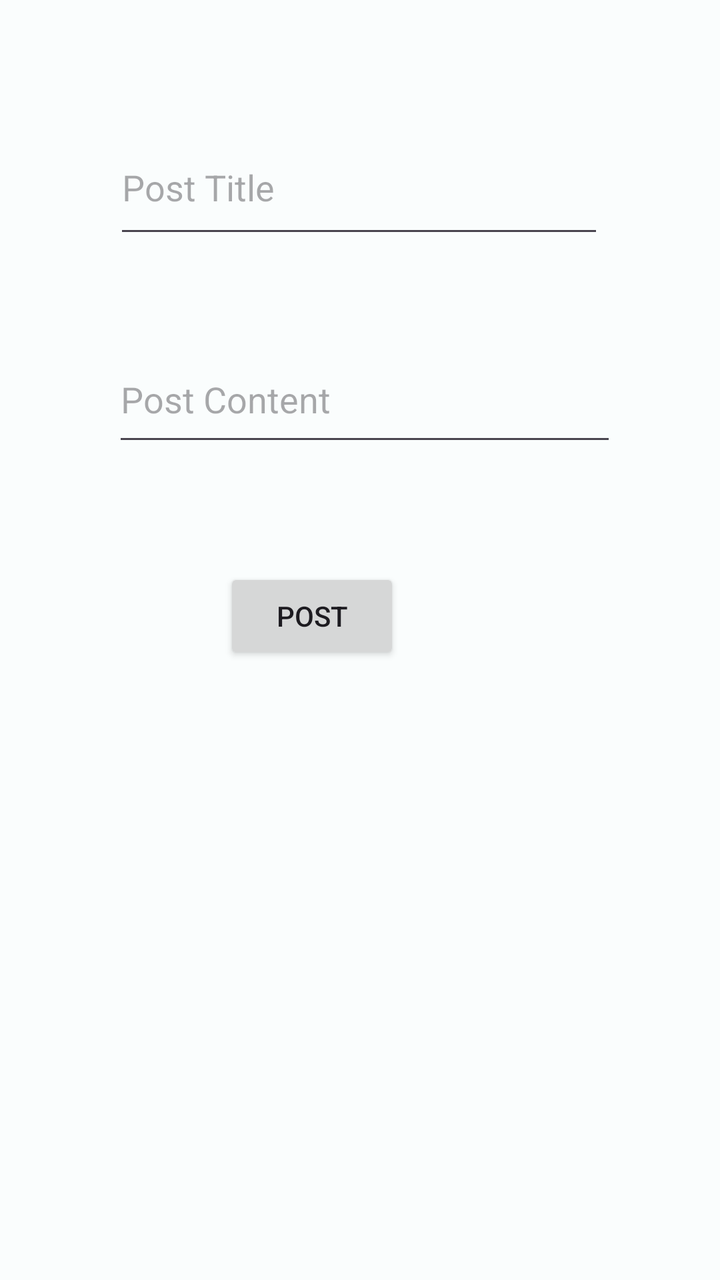
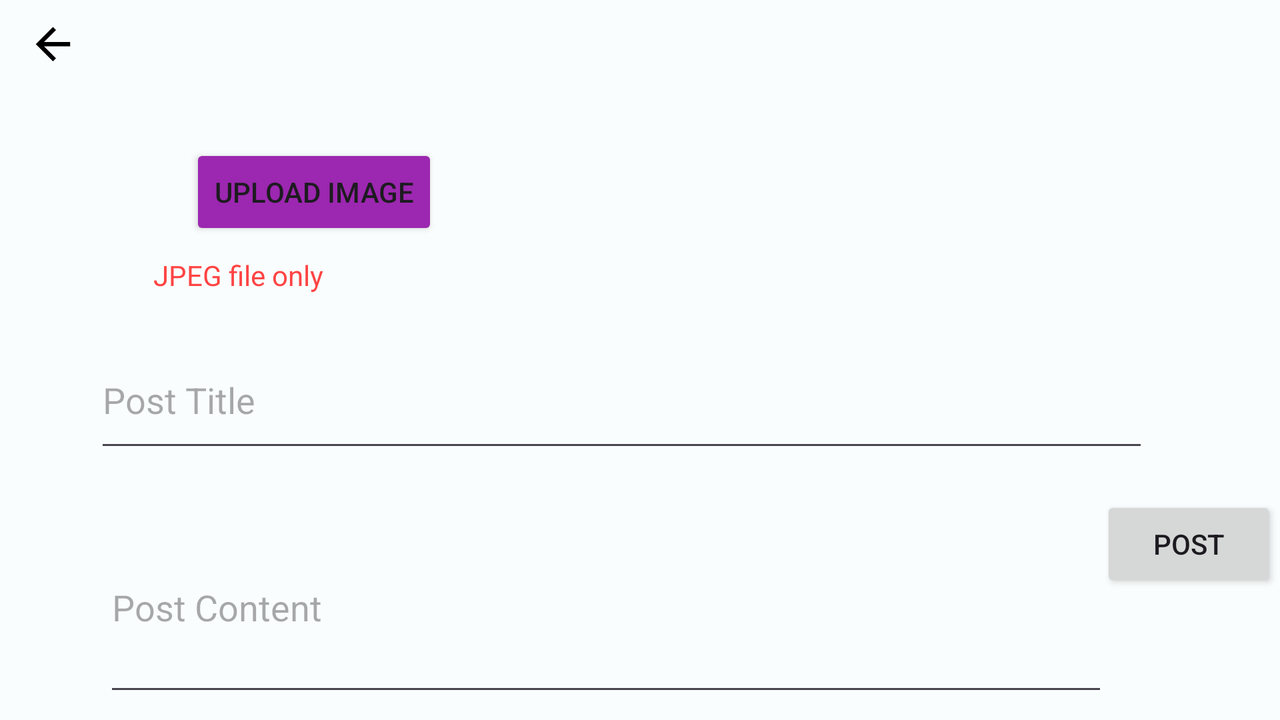

Compare how this app lays out the same screen by default and in its alternative resource folder. The renders come first, then the two layout files and the values they reference.
<!-- AndroidManifest.xml: application theme Theme.GoEV -->
<!-- res/layout/fragment_add_post_admin.xml -->
<?xml version="1.0" encoding="utf-8"?>
<layout
    xmlns:android="http://schemas.android.com/apk/res/android"
    xmlns:app="http://schemas.android.com/apk/res-auto"
    xmlns:tools="http://schemas.android.com/tools">
<androidx.constraintlayout.widget.ConstraintLayout
    tools:context=".AddPostAdmin"
    android:layout_width="match_parent"
    android:layout_height="match_parent">

    <EditText
        android:id="@+id/postTitle"
        android:layout_width="245dp"
        android:layout_height="64dp"
        android:layout_marginTop="60dp"
        android:ems="10"
        android:hint="Post Title"
        android:inputType="textCapSentences"
        app:layout_constraintEnd_toEndOf="parent"
        app:layout_constraintHorizontal_bias="0.497"
        app:layout_constraintStart_toStartOf="parent"
        app:layout_constraintTop_toTopOf="parent" />

    <EditText
        android:id="@+id/postContent"
        android:layout_width="252dp"
        android:layout_height="60dp"
        android:layout_marginTop="44dp"
        android:ems="10"
        android:hint="Post Content"
        android:inputType="textCapSentences"
        app:layout_constraintEnd_toEndOf="parent"
        app:layout_constraintHorizontal_bias="0.522"
        app:layout_constraintStart_toStartOf="parent"
        app:layout_constraintTop_toBottomOf="@+id/postTitle" />

    <Button
        android:id="@+id/postButton"
        android:layout_width="wrap_content"
        android:layout_height="wrap_content"
        android:layout_marginTop="56dp"
        android:layout_marginEnd="160dp"
        android:text="POST"
        app:layout_constraintEnd_toEndOf="parent"
        app:layout_constraintTop_toBottomOf="@+id/postContent" />
</androidx.constraintlayout.widget.ConstraintLayout>

</layout>
<!-- resources referenced by this layout -->
<resources>
  <style name="Theme.GoEV" parent="Base.Theme.GoEV" />
  <style name="Base.Theme.GoEV" parent="Theme.Material3.DayNight.NoActionBar">
          <item name="colorPrimary">@color/md_theme_light_primary</item>
          <item name="colorOnPrimary">@color/md_theme_light_onPrimary</item>
          <item name="colorPrimaryContainer">@color/md_theme_light_primaryContainer</item>
          <item name="colorOnPrimaryContainer">@color/md_theme_light_onPrimaryContainer</item>
          <item name="colorSecondary">@color/md_theme_light_secondary</item>
          <item name="colorOnSecondary">@color/md_theme_light_onSecondary</item>
          <item name="colorSecondaryContainer">@color/md_theme_light_secondaryContainer</item>
          <item name="colorOnSecondaryContainer">@color/md_theme_light_onSecondaryContainer</item>
          <item name="colorTertiary">@color/md_theme_light_tertiary</item>
          <item name="colorOnTertiary">@color/md_theme_light_onTertiary</item>
          <item name="colorTertiaryContainer">@color/md_theme_light_tertiaryContainer</item>
          <item name="colorOnTertiaryContainer">@color/md_theme_light_onTertiaryContainer</item>
          <item name="colorError">@color/md_theme_light_error</item>
          <item name="colorErrorContainer">@color/md_theme_light_errorContainer</item>
          <item name="colorOnError">@color/md_theme_light_onError</item>
          <item name="colorOnErrorContainer">@color/md_theme_light_onErrorContainer</item>
          <item name="android:colorBackground">@color/md_theme_light_background</item>
          <item name="colorOnBackground">@color/md_theme_light_onBackground</item>
          <item name="colorSurface">@color/md_theme_light_surface</item>
          <item name="colorOnSurface">@color/md_theme_light_onSurface</item>
          <item name="colorSurfaceVariant">@color/md_theme_light_surfaceVariant</item>
          <item name="colorOnSurfaceVariant">@color/md_theme_light_onSurfaceVariant</item>
          <item name="colorOutline">@color/md_theme_light_outline</item>
          <item name="colorOnSurfaceInverse">@color/md_theme_light_inverseOnSurface</item>
          <item name="colorSurfaceInverse">@color/md_theme_light_inverseSurface</item>
          <item name="colorPrimaryInverse">@color/md_theme_light_inversePrimary</item>
      </style>
  <color name="md_theme_light_primary">#006971</color>
  <color name="md_theme_light_onPrimary">#FFFFFF</color>
  <color name="md_theme_light_primaryContainer">#89F2FF</color>
  <color name="md_theme_light_onPrimaryContainer">#001F23</color>
  <color name="md_theme_light_secondary">#4A6366</color>
  <color name="md_theme_light_onSecondary">#FFFFFF</color>
  <color name="md_theme_light_secondaryContainer">#CDE7EB</color>
  <color name="md_theme_light_onSecondaryContainer">#051F22</color>
  <color name="md_theme_light_tertiary">#006970</color>
  <color name="md_theme_light_onTertiary">#FFFFFF</color>
  <color name="md_theme_light_tertiaryContainer">#7FF4FF</color>
  <color name="md_theme_light_onTertiaryContainer">#002022</color>
  <color name="md_theme_light_error">#BA1A1A</color>
  <color name="md_theme_light_errorContainer">#FFDAD6</color>
  <color name="md_theme_light_onError">#FFFFFF</color>
  <color name="md_theme_light_onErrorContainer">#410002</color>
  <color name="md_theme_light_background">#FAFDFD</color>
  <color name="md_theme_light_onBackground">#191C1D</color>
  <color name="md_theme_light_surface">#FAFDFD</color>
  <color name="md_theme_light_onSurface">#191C1D</color>
  <color name="md_theme_light_surfaceVariant">#DAE4E5</color>
  <color name="md_theme_light_onSurfaceVariant">#3F484A</color>
  <color name="md_theme_light_outline">#6F797A</color>
  <color name="md_theme_light_inverseOnSurface">#EFF1F1</color>
  <color name="md_theme_light_inverseSurface">#2D3131</color>
  <color name="md_theme_light_inversePrimary">#4DD8E7</color>
</resources>
<!-- res/layout-land/fragment_add_post_admin.xml (the author's variant of the layout above) -->
<!-- drawn on the phone turned sideways -->
<?xml version="1.0" encoding="utf-8"?>
<layout
    xmlns:android="http://schemas.android.com/apk/res/android"
    xmlns:app="http://schemas.android.com/apk/res-auto"
    xmlns:tools="http://schemas.android.com/tools">
<androidx.constraintlayout.widget.ConstraintLayout
    tools:context=".AddPostAdmin"
    android:layout_width="match_parent"
    android:layout_height="match_parent">


    <EditText
        android:id="@+id/postContent"
        android:layout_width="502dp"
        android:layout_height="102dp"
        android:layout_marginStart="25dp"
        android:layout_marginTop="20dp"
        android:layout_marginEnd="25dp"
        android:ems="10"
        android:hint="Post Content"
        android:inputType="textMultiLine"
        android:maxLines="5"
        app:layout_constraintEnd_toEndOf="parent"
        app:layout_constraintHorizontal_bias="0.307"
        app:layout_constraintStart_toStartOf="parent"
        app:layout_constraintTop_toBottomOf="@+id/postTitle" />

    <EditText
        android:id="@+id/postTitle"
        android:layout_width="527dp"
        android:layout_height="65dp"
        android:layout_marginStart="25dp"
        android:layout_marginTop="20dp"
        android:layout_marginEnd="25dp"
        android:ems="10"
        android:hint="Post Title"
        android:inputType="textCapSentences"
        app:layout_constraintEnd_toEndOf="parent"
        app:layout_constraintHorizontal_bias="0.357"
        app:layout_constraintStart_toStartOf="parent"
        app:layout_constraintTop_toBottomOf="@+id/imageHolder" />

    <Button
        android:id="@+id/postButton"
        android:layout_width="wrap_content"
        android:layout_height="wrap_content"
        android:layout_marginEnd="16dp"
        android:layout_marginBottom="64dp"
        android:text="POST"
        app:layout_constraintBottom_toBottomOf="parent"
        app:layout_constraintEnd_toEndOf="parent"
        app:layout_constraintHorizontal_bias="0.222"
        app:layout_constraintStart_toEndOf="@+id/postContent" />

    <ImageView
        android:id="@+id/imageHolder"
        android:layout_width="307dp"
        android:layout_height="110dp"
        android:layout_marginTop="36dp"
        app:layout_constraintEnd_toEndOf="parent"
        app:layout_constraintHorizontal_bias="0.707"
        app:layout_constraintStart_toStartOf="parent"
        app:layout_constraintTop_toTopOf="parent" />

    <Button
        android:id="@+id/uploadImageButton"
        android:layout_width="wrap_content"
        android:layout_height="wrap_content"
        android:layout_marginTop="72dp"
        android:text="Upload Image"
        app:backgroundTint="#9C27B0"
        app:layout_constraintEnd_toEndOf="parent"
        app:layout_constraintHorizontal_bias="0.184"
        app:layout_constraintStart_toStartOf="parent"
        app:layout_constraintTop_toTopOf="parent" />

    <ImageView
        android:id="@+id/backButton"
        android:layout_width="53dp"
        android:layout_height="44dp"
        android:clickable="true"
        android:focusable="true"
        app:layout_constraintStart_toStartOf="parent"
        app:layout_constraintTop_toTopOf="parent"
        app:srcCompat="@drawable/backarrow" />

    <TextView
        android:id="@+id/warningText"
        android:layout_width="wrap_content"
        android:layout_height="wrap_content"
        android:layout_marginTop="8dp"
        android:text="JPEG file only"
        android:textColor="@android:color/holo_red_light"
        app:layout_constraintEnd_toStartOf="@+id/imageHolder"
        app:layout_constraintHorizontal_bias="0.511"
        app:layout_constraintStart_toStartOf="parent"
        app:layout_constraintTop_toBottomOf="@+id/uploadImageButton" />
</androidx.constraintlayout.widget.ConstraintLayout>

</layout>
<!-- resources referenced by the variant -->
<!-- as the phone turned sideways resolves them -->
<resources>
  <!-- drawable backarrow (drawable) -->
  <vector xmlns:android="http://schemas.android.com/apk/res/android"
      android:width="41dp"
      android:height="41dp"
      android:viewportWidth="41"
      android:viewportHeight="41">
    <group>
      <clip-path
          android:pathData="M20.333,0.588L20.333,0.588A20,20 0,0 1,40.333 20.588L40.333,20.588A20,20 0,0 1,20.333 40.588L20.333,40.588A20,20 0,0 1,0.333 20.588L0.333,20.588A20,20 0,0 1,20.333 0.588z"/>
      <path
          android:pathData="M28.333,19.588H16.163L21.753,13.998L20.333,12.588L12.333,20.588L20.333,28.588L21.743,27.178L16.163,21.588H28.333V19.588Z"
          android:fillColor="#000000"/>
    </group>
  </vector>
  <style name="Theme.GoEV" parent="Base.Theme.GoEV" />
  <color name="md_theme_light_primary">#006971</color>
  <color name="md_theme_light_onPrimary">#FFFFFF</color>
  <color name="md_theme_light_primaryContainer">#89F2FF</color>
  <color name="md_theme_light_onPrimaryContainer">#001F23</color>
  <color name="md_theme_light_secondary">#4A6366</color>
  <color name="md_theme_light_onSecondary">#FFFFFF</color>
  <color name="md_theme_light_secondaryContainer">#CDE7EB</color>
  <color name="md_theme_light_onSecondaryContainer">#051F22</color>
  <color name="md_theme_light_tertiary">#006970</color>
  <color name="md_theme_light_onTertiary">#FFFFFF</color>
  <color name="md_theme_light_tertiaryContainer">#7FF4FF</color>
  <color name="md_theme_light_onTertiaryContainer">#002022</color>
  <color name="md_theme_light_error">#BA1A1A</color>
  <color name="md_theme_light_errorContainer">#FFDAD6</color>
  <color name="md_theme_light_onError">#FFFFFF</color>
  <color name="md_theme_light_onErrorContainer">#410002</color>
  <color name="md_theme_light_background">#FAFDFD</color>
  <color name="md_theme_light_onBackground">#191C1D</color>
  <color name="md_theme_light_surface">#FAFDFD</color>
  <color name="md_theme_light_onSurface">#191C1D</color>
  <color name="md_theme_light_surfaceVariant">#DAE4E5</color>
  <color name="md_theme_light_onSurfaceVariant">#3F484A</color>
  <color name="md_theme_light_outline">#6F797A</color>
  <color name="md_theme_light_inverseOnSurface">#EFF1F1</color>
  <color name="md_theme_light_inverseSurface">#2D3131</color>
  <color name="md_theme_light_inversePrimary">#4DD8E7</color>
</resources>
